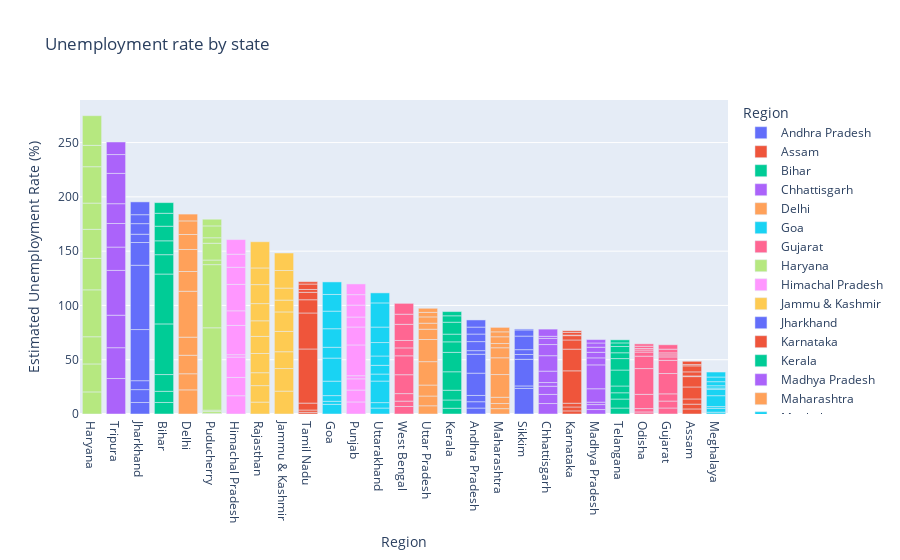

Notebook source saved alongside this figure:
### Code cell
fg=px.bar(df,x='Region',y=' Estimated Unemployment Rate (%)',color='Region',title="Unemployment rate by state",template='plotly')
fg.update_layout(xaxis={"categoryorder":"total descending"})
fg.show()

### Figure 1 — Plotly figure (JSON) as saved in the notebook; plotly's stock layout.template omitted (floating-point values rounded to 4 significant figures)
{"data": [{"alignmentgroup": "True", "hovertemplate": "Region=%{x}<br> Estimated Unemployment Rate (%)=%{y}<extra></extra>", "legendgroup": "Andhra Pradesh", "marker": {"color": "#636efa", "pattern": {"shape": ""}}, "name": "Andhra Pradesh", "offsetgroup": "Andhra Pradesh", "orientation": "v", "showlegend": true, "textposition": "auto", "type": "bar", "x": ["Andhra Pradesh", "Andhra Pradesh", "Andhra Pradesh", "Andhra Pradesh", "Andhra Pradesh", "Andhra Pradesh", "Andhra Pradesh", "Andhra Pradesh", "Andhra Pradesh", "Andhra Pradesh"], "xaxis": "x", "y": [5.48, 5.83, 5.79, 20.51, 17.43, 3.31, 8.34, 6.96, 6.4, 6.59], "yaxis": "y"}, {"alignmentgroup": "True", "hovertemplate": "Region=%{x}<br> Estimated Unemployment Rate (%)=%{y}<extra></extra>", "legendgroup": "Assam", "marker": {"color": "#EF553B", "pattern": {"shape": ""}}, "name": "Assam", "offsetgroup": "Assam", "orientation": "v", "showlegend": true, "textposition": "auto", "type": "bar", "x": ["Assam", "Assam", "Assam", "Assam", "Assam", "Assam", "Assam", "Assam", "Assam", "Assam"], "xaxis": "x", "y": [4.66, 4.41, 4.77, 11.06, 9.55, 0.6, 3.77, 5.53, 1.19, 3.02], "yaxis": "y"}, {"alignmentgroup": "True", "hovertemplate": "Region=%{x}<br> Estimated Unemployment Rate (%)=%{y}<extra></extra>", "legendgroup": "Bihar", "marker": {"color": "#00cc96", "pattern": {"shape": ""}}, "name": "Bihar", "offsetgroup": "Bihar", "orientation": "v", "showlegend": true, "textposition": "auto", "type": "bar", "x": ["Bihar", "Bihar", "Bihar", "Bihar", "Bihar", "Bihar", "Bihar", "Bihar", "Bihar", "Bihar"], "xaxis": "x", "y": [10.61, 10.29, 15.43, 46.64, 45.96, 17.82, 12.79, 13.44, 11.91, 9.82], "yaxis": "y"}, {"alignmentgroup": "True", "hovertemplate": "Region=%{x}<br> Estimated Unemployment Rate (%)=%{y}<extra></extra>", "legendgroup": "Chhattisgarh", "marker": {"color": "#ab63fa", "pattern": {"shape": ""}}, "name": "Chhattisgarh", "offsetgroup": "Chhattisgarh", "orientation": "v", "showlegend": true, "textposition": "auto", "type": "bar", "x": ["Chhattisgarh", "Chhattisgarh", "Chhattisgarh", "Chhattisgarh", "Chhattisgarh", "Chhattisgarh", "Chhattisgarh", "Chhattisgarh", "Chhattisgarh", "Chhattisgarh"], "xaxis": "x", "y": [9.65, 8.38, 7.54, 3.41, 10.5, 14.23, 10.27, 5.63, 1.96, 6.62], "yaxis": "y"}, {"alignmentgroup": "True", "hovertemplate": "Region=%{x}<br> Estimated Unemployment Rate (%)=%{y}<extra></extra>", "legendgroup": "Delhi", "marker": {"color": "#FFA15A", "pattern": {"shape": ""}}, "name": "Delhi", "offsetgroup": "Delhi", "orientation": "v", "showlegend": true, "textposition": "auto", "type": "bar", "x": ["Delhi", "Delhi", "Delhi", "Delhi", "Delhi", "Delhi", "Delhi", "Delhi", "Delhi", "Delhi"], "xaxis": "x", "y": [22.23, 14.84, 17.04, 16.68, 42.27, 18.19, 20.3, 13.79, 12.53, 6.27], "yaxis": "y"}, {"alignmentgroup": "True", "hovertemplate": "Region=%{x}<br> Estimated Unemployment Rate (%)=%{y}<extra></extra>", "legendgroup": "Goa", "marker": {"color": "#19d3f3", "pattern": {"shape": ""}}, "name": "Goa", "offsetgroup": "Goa", "orientation": "v", "showlegend": true, "textposition": "auto", "type": "bar", "x": ["Goa", "Goa", "Goa", "Goa", "Goa", "Goa", "Goa", "Goa", "Goa", "Goa"], "xaxis": "x", "y": [8.89, 2.81, 5.25, 13.31, 21.25, 9.96, 17.07, 16.21, 15.38, 11.54], "yaxis": "y"}, {"alignmentgroup": "True", "hovertemplate": "Region=%{x}<br> Estimated Unemployment Rate (%)=%{y}<extra></extra>", "legendgroup": "Gujarat", "marker": {"color": "#FF6692", "pattern": {"shape": ""}}, "name": "Gujarat", "offsetgroup": "Gujarat", "orientation": "v", "showlegend": true, "textposition": "auto", "type": "bar", "x": ["Gujarat", "Gujarat", "Gujarat", "Gujarat", "Gujarat", "Gujarat", "Gujarat", "Gujarat", "Gujarat", "Gujarat"], "xaxis": "x", "y": [5.54, 6.38, 6.66, 18.71, 12.11, 3.2, 1.84, 1.87, 3.42, 4.03], "yaxis": "y"}, {"alignmentgroup": "True", "hovertemplate": "Region=%{x}<br> Estimated Unemployment Rate (%)=%{y}<extra></extra>", "legendgroup": "Haryana", "marker": {"color": "#B6E880", "pattern": {"shape": ""}}, "name": "Haryana", "offsetgroup": "Haryana", "orientation": "v", "showlegend": true, "textposition": "auto", "type": "bar", "x": ["Haryana", "Haryana", "Haryana", "Haryana", "Haryana", "Haryana", "Haryana", "Haryana", "Haryana", "Haryana"], "xaxis": "x", "y": [20.34, 25.77, 25.05, 43.22, 29.02, 26.7, 24.18, 33.5, 19.68, 27.31], "yaxis": "y"}, {"alignmentgroup": "True", "hovertemplate": "Region=%{x}<br> Estimated Unemployment Rate (%)=%{y}<extra></extra>", "legendgroup": "Himachal Pradesh", "marker": {"color": "#FF97FF", "pattern": {"shape": ""}}, "name": "Himachal Pradesh", "offsetgroup": "Himachal Pradesh", "orientation": "v", "showlegend": true, "textposition": "auto", "type": "bar", "x": ["Himachal Pradesh", "Himachal Pradesh", "Himachal Pradesh", "Himachal Pradesh", "Himachal Pradesh", "Himachal Pradesh", "Himachal Pradesh", "Himachal Pradesh", "Himachal Pradesh", "Himachal Pradesh"], "xaxis": "x", "y": [16.83, 16.84, 18.76, 2.2, 26.95, 13.47, 24.31, 15.79, 12.04, 13.46], "yaxis": "y"}, {"alignmentgroup": "True", "hovertemplate": "Region=%{x}<br> Estimated Unemployment Rate (%)=%{y}<extra></extra>", "legendgroup": "Jammu & Kashmir", "marker": {"color": "#FECB52", "pattern": {"shape": ""}}, "name": "Jammu & Kashmir", "offsetgroup": "Jammu & Kashmir", "orientation": "v", "showlegend": true, "textposition": "auto", "type": "bar", "x": ["Jammu & Kashmir", "Jammu & Kashmir", "Jammu & Kashmir", "Jammu & Kashmir", "Jammu & Kashmir", "Jammu & Kashmir", "Jammu & Kashmir", "Jammu & Kashmir", "Jammu & Kashmir"], "xaxis": "x", "y": [21.08, 20.78, 15.5, 18.74, 17.92, 10.88, 11.09, 16.17, 16.14], "yaxis": "y"}, {"alignmentgroup": "True", "hovertemplate": "Region=%{x}<br> Estimated Unemployment Rate (%)=%{y}<extra></extra>", "legendgroup": "Jharkhand", "marker": {"color": "#636efa", "pattern": {"shape": ""}}, "name": "Jharkhand", "offsetgroup": "Jharkhand", "orientation": "v", "showlegend": true, "textposition": "auto", "type": "bar", "x": ["Jharkhand", "Jharkhand", "Jharkhand", "Jharkhand", "Jharkhand", "Jharkhand", "Jharkhand", "Jharkhand", "Jharkhand", "Jharkhand"], "xaxis": "x", "y": [10.61, 11.85, 8.23, 47.09, 59.23, 20.95, 7.63, 9.76, 8.24, 11.8], "yaxis": "y"}, {"alignmentgroup": "True", "hovertemplate": "Region=%{x}<br> Estimated Unemployment Rate (%)=%{y}<extra></extra>", "legendgroup": "Karnataka", "marker": {"color": "#EF553B", "pattern": {"shape": ""}}, "name": "Karnataka", "offsetgroup": "Karnataka", "orientation": "v", "showlegend": true, "textposition": "auto", "type": "bar", "x": ["Karnataka", "Karnataka", "Karnataka", "Karnataka", "Karnataka", "Karnataka", "Karnataka", "Karnataka", "Karnataka", "Karnataka"], "xaxis": "x", "y": [2.86, 3.61, 3.46, 29.84, 19.97, 8.44, 4.01, 0.5, 2.41, 1.58], "yaxis": "y"}, {"alignmentgroup": "True", "hovertemplate": "Region=%{x}<br> Estimated Unemployment Rate (%)=%{y}<extra></extra>", "legendgroup": "Kerala", "marker": {"color": "#00cc96", "pattern": {"shape": ""}}, "name": "Kerala", "offsetgroup": "Kerala", "orientation": "v", "showlegend": true, "textposition": "auto", "type": "bar", "x": ["Kerala", "Kerala", "Kerala", "Kerala", "Kerala", "Kerala", "Kerala", "Kerala", "Kerala", "Kerala"], "xaxis": "x", "y": [5.31, 7.6, 8.99, 16.99, 17.88, 9.71, 7.09, 10.98, 5.91, 3.88], "yaxis": "y"}, {"alignmentgroup": "True", "hovertemplate": "Region=%{x}<br> Estimated Unemployment Rate (%)=%{y}<extra></extra>", "legendgroup": "Madhya Pradesh", "marker": {"color": "#ab63fa", "pattern": {"shape": ""}}, "name": "Madhya Pradesh", "offsetgroup": "Madhya Pradesh", "orientation": "v", "showlegend": true, "textposition": "auto", "type": "bar", "x": ["Madhya Pradesh", "Madhya Pradesh", "Madhya Pradesh", "Madhya Pradesh", "Madhya Pradesh", "Madhya Pradesh", "Madhya Pradesh", "Madhya Pradesh", "Madhya Pradesh", "Madhya Pradesh"], "xaxis": "x", "y": [4.11, 4.57, 2.22, 12.36, 21.98, 6.48, 5.08, 4.7, 3.91, 3.13], "yaxis": "y"}, {"alignmentgroup": "True", "hovertemplate": "Region=%{x}<br> Estimated Unemployment Rate (%)=%{y}<extra></extra>", "legendgroup": "Maharashtra", "marker": {"color": "#FFA15A", "pattern": {"shape": ""}}, "name": "Maharashtra", "offsetgroup": "Maharashtra", "orientation": "v", "showlegend": true, "textposition": "auto", "type": "bar", "x": ["Maharashtra", "Maharashtra", "Maharashtra", "Maharashtra", "Maharashtra", "Maharashtra", "Maharashtra", "Maharashtra", "Maharashtra", "Maharashtra"], "xaxis": "x", "y": [4.95, 4.69, 5.79, 20.9, 15.46, 9.23, 3.89, 6.23, 4.55, 4.1], "yaxis": "y"}, {"alignmentgroup": "True", "hovertemplate": "Region=%{x}<br> Estimated Unemployment Rate (%)=%{y}<extra></extra>", "legendgroup": "Meghalaya", "marker": {"color": "#19d3f3", "pattern": {"shape": ""}}, "name": "Meghalaya", "offsetgroup": "Meghalaya", "orientation": "v", "showlegend": true, "textposition": "auto", "type": "bar", "x": ["Meghalaya", "Meghalaya", "Meghalaya", "Meghalaya", "Meghalaya", "Meghalaya", "Meghalaya", "Meghalaya", "Meghalaya", "Meghalaya"], "xaxis": "x", "y": [1.66, 3.59, 1.58, 10.03, 5.92, 1.15, 2.1, 3.74, 4.29, 4.6], "yaxis": "y"}, {"alignmentgroup": "True", "hovertemplate": "Region=%{x}<br> Estimated Unemployment Rate (%)=%{y}<extra></extra>", "legendgroup": "Odisha", "marker": {"color": "#FF6692", "pattern": {"shape": ""}}, "name": "Odisha", "offsetgroup": "Odisha", "orientation": "v", "showlegend": true, "textposition": "auto", "type": "bar", "x": ["Odisha", "Odisha", "Odisha", "Odisha", "Odisha", "Odisha", "Odisha", "Odisha", "Odisha", "Odisha"], "xaxis": "x", "y": [1.9, 3.12, 13.08, 23.76, 11.41, 3.77, 1.88, 1.42, 2.1, 2.18], "yaxis": "y"}, {"alignmentgroup": "True", "hovertemplate": "Region=%{x}<br> Estimated Unemployment Rate (%)=%{y}<extra></extra>", "legendgroup": "Puducherry", "marker": {"color": "#B6E880", "pattern": {"shape": ""}}, "name": "Puducherry", "offsetgroup": "Puducherry", "orientation": "v", "showlegend": true, "textposition": "auto", "type": "bar", "x": ["Puducherry", "Puducherry", "Puducherry", "Puducherry", "Puducherry", "Puducherry", "Puducherry", "Puducherry", "Puducherry", "Puducherry"], "xaxis": "x", "y": [0.58, 1.76, 1.2, 75.85, 58.19, 4.24, 15.47, 5.05, 10.9, 6.18], "yaxis": "y"}, {"alignmentgroup": "True", "hovertemplate": "Region=%{x}<br> Estimated Unemployment Rate (%)=%{y}<extra></extra>", "legendgroup": "Punjab", "marker": {"color": "#FF97FF", "pattern": {"shape": ""}}, "name": "Punjab", "offsetgroup": "Punjab", "orientation": "v", "showlegend": true, "textposition": "auto", "type": "bar", "x": ["Punjab", "Punjab", "Punjab", "Punjab", "Punjab", "Punjab", "Punjab", "Punjab", "Punjab", "Punjab"], "xaxis": "x", "y": [11.11, 10.97, 10.32, 2.86, 28.33, 16.55, 9.19, 10.99, 9.61, 9.88], "yaxis": "y"}, {"alignmentgroup": "True", "hovertemplate": "Region=%{x}<br> Estimated Unemployment Rate (%)=%{y}<extra></extra>", "legendgroup": "Rajasthan", "marker": {"color": "#FECB52", "pattern": {"shape": ""}}, "name": "Rajasthan", "offsetgroup": "Rajasthan", "orientation": "v", "showlegend": true, "textposition": "auto", "type": "bar", "x": ["Rajasthan", "Rajasthan", "Rajasthan", "Rajasthan", "Rajasthan", "Rajasthan", "Rajasthan", "Rajasthan", "Rajasthan", "Rajasthan"], "xaxis": "x", "y": [10.97, 15.16, 11.9, 17.7, 15.74, 14.39, 15.81, 17.51, 15.35, 24.15], "yaxis": "y"}, {"alignmentgroup": "True", "hovertemplate": "Region=%{x}<br> Estimated Unemployment Rate (%)=%{y}<extra></extra>", "legendgroup": "Sikkim", "marker": {"color": "#636efa", "pattern": {"shape": ""}}, "name": "Sikkim", "offsetgroup": "Sikkim", "orientation": "v", "showlegend": true, "textposition": "auto", "type": "bar", "x": ["Sikkim", "Sikkim", "Sikkim", "Sikkim", "Sikkim", "Sikkim", "Sikkim", "Sikkim"], "xaxis": "x", "y": [23.57, 2.28, 24.51, 4.46, 4.45, 12.49, 5.7, 0.88], "yaxis": "y"}, {"alignmentgroup": "True", "hovertemplate": "Region=%{x}<br> Estimated Unemployment Rate (%)=%{y}<extra></extra>", "legendgroup": "Tamil Nadu", "marker": {"color": "#EF553B", "pattern": {"shape": ""}}, "name": "Tamil Nadu", "offsetgroup": "Tamil Nadu", "orientation": "v", "showlegend": true, "textposition": "auto", "type": "bar", "x": ["Tamil Nadu", "Tamil Nadu", "Tamil Nadu", "Tamil Nadu", "Tamil Nadu", "Tamil Nadu", "Tamil Nadu", "Tamil Nadu", "Tamil Nadu", "Tamil Nadu"], "xaxis": "x", "y": [1.57, 2.09, 6.4, 49.83, 33.16, 12.2, 6.81, 2.65, 5, 2.16], "yaxis": "y"}, {"alignmentgroup": "True", "hovertemplate": "Region=%{x}<br> Estimated Unemployment Rate (%)=%{y}<extra></extra>", "legendgroup": "Telangana", "marker": {"color": "#00cc96", "pattern": {"shape": ""}}, "name": "Telangana", "offsetgroup": "Telangana", "orientation": "v", "showlegend": true, "textposition": "auto", "type": "bar", "x": ["Telangana", "Telangana", "Telangana", "Telangana", "Telangana", "Telangana", "Telangana", "Telangana", "Telangana", "Telangana"], "xaxis": "x", "y": [5.49, 8.29, 5.77, 6.25, 14.7, 10.55, 5.36, 5.79, 3.27, 2.86], "yaxis": "y"}, {"alignmentgroup": "True", "hovertemplate": "Region=%{x}<br> Estimated Unemployment Rate (%)=%{y}<extra></extra>", "legendgroup": "Tripura", "marker": {"color": "#ab63fa", "pattern": {"shape": ""}}, "name": "Tripura", "offsetgroup": "Tripura", "orientation": "v", "showlegend": true, "textposition": "auto", "type": "bar", "x": ["Tripura", "Tripura", "Tripura", "Tripura", "Tripura", "Tripura", "Tripura", "Tripura", "Tripura", "Tripura"], "xaxis": "x", "y": [32.67, 28.4, 29.95, 41.23, 21.51, 21.71, 18.24, 27.92, 17.35, 11.57], "yaxis": "y"}, {"alignmentgroup": "True", "hovertemplate": "Region=%{x}<br> Estimated Unemployment Rate (%)=%{y}<extra></extra>", "legendgroup": "Uttar Pradesh", "marker": {"color": "#FFA15A", "pattern": {"shape": ""}}, "name": "Uttar Pradesh", "offsetgroup": "Uttar Pradesh", "orientation": "v", "showlegend": true, "textposition": "auto", "type": "bar", "x": ["Uttar Pradesh", "Uttar Pradesh", "Uttar Pradesh", "Uttar Pradesh", "Uttar Pradesh", "Uttar Pradesh", "Uttar Pradesh", "Uttar Pradesh", "Uttar Pradesh", "Uttar Pradesh"], "xaxis": "x", "y": [7.58, 8.98, 10.11, 21.54, 20.41, 9.47, 5.56, 5.79, 4.18, 3.75], "yaxis": "y"}, {"alignmentgroup": "True", "hovertemplate": "Region=%{x}<br> Estimated Unemployment Rate (%)=%{y}<extra></extra>", "legendgroup": "Uttarakhand", "marker": {"color": "#19d3f3", "pattern": {"shape": ""}}, "name": "Uttarakhand", "offsetgroup": "Uttarakhand", "orientation": "v", "showlegend": true, "textposition": "auto", "type": "bar", "x": ["Uttarakhand", "Uttarakhand", "Uttarakhand", "Uttarakhand", "Uttarakhand", "Uttarakhand", "Uttarakhand", "Uttarakhand", "Uttarakhand", "Uttarakhand"], "xaxis": "x", "y": [5.49, 4.99, 19.85, 6.48, 8.01, 8.61, 12.38, 14.26, 22.26, 9.23], "yaxis": "y"}, {"alignmentgroup": "True", "hovertemplate": "Region=%{x}<br> Estimated Unemployment Rate (%)=%{y}<extra></extra>", "legendgroup": "West Bengal", "marker": {"color": "#FF6692", "pattern": {"shape": ""}}, "name": "West Bengal", "offsetgroup": "West Bengal", "orientation": "v", "showlegend": true, "textposition": "auto", "type": "bar", "x": ["West Bengal", "West Bengal", "West Bengal", "West Bengal", "West Bengal", "West Bengal", "West Bengal", "West Bengal", "West Bengal", "West Bengal"], "xaxis": "x", "y": [6.94, 4.92, 6.92, 17.41, 17.41, 7.29, 6.83, 14.87, 9.35, 9.98], "yaxis": "y"}], "layout": {"barmode": "relative", "legend": {"title": {"text": "Region"}, "tracegroupgap": 0}, "title": {"text": "Unemployment rate by state"}, "xaxis": {"anchor": "y", "categoryarray": ["Andhra Pradesh", "Assam", "Bihar", "Chhattisgarh", "Delhi", "Goa", "Gujarat", "Haryana", "Himachal Pradesh", "Jammu & Kashmir", "Jharkhand", "Karnataka", "Kerala", "Madhya Pradesh", "Maharashtra", "Meghalaya", "Odisha", "Puducherry", "Punjab", "Rajasthan", "Sikkim", "Tamil Nadu", "Telangana", "Tripura", "Uttar Pradesh", "Uttarakhand", "West Bengal"], "categoryorder": "total descending", "domain": [0, 1], "title": {"text": "Region"}}, "yaxis": {"anchor": "x", "domain": [0, 1], "title": {"text": " Estimated Unemployment Rate (%)"}}}}
